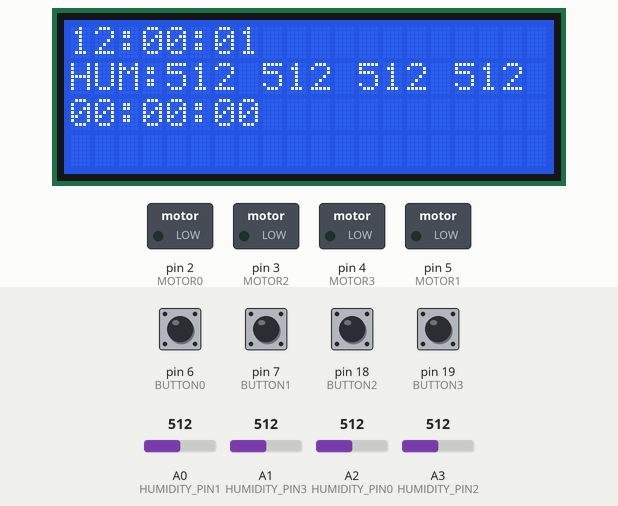
The sketch below on a simulated Arduino Uno, built with avr-gcc and run on an emulated ATmega328P. Parts: 20×4 character LCD, switched loads named in the sketch (green lamp = pin HIGH). The test bench sets the inputs (shaded band); at power-on: pin 6 (BUTTON0), pin 7 (BUTTON1), pin 18 (BUTTON2), pin 19 (BUTTON3) HIGH, A2 (HUMIDITY_PIN0) = 512, A0 (HUMIDITY_PIN1) = 512, A1 (HUMIDITY_PIN3) = 512, A3 (HUMIDITY_PIN2) = 512.

Above: at 1.2 s.
1.3 s: A2 (HUMIDITY_PIN0) set to 309
At 7.4 s:
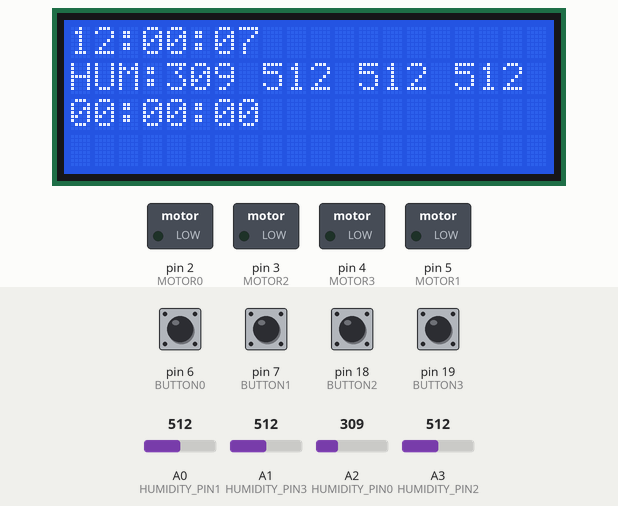
7.5 s: A2 (HUMIDITY_PIN0) set to 292
At 12.7 s:
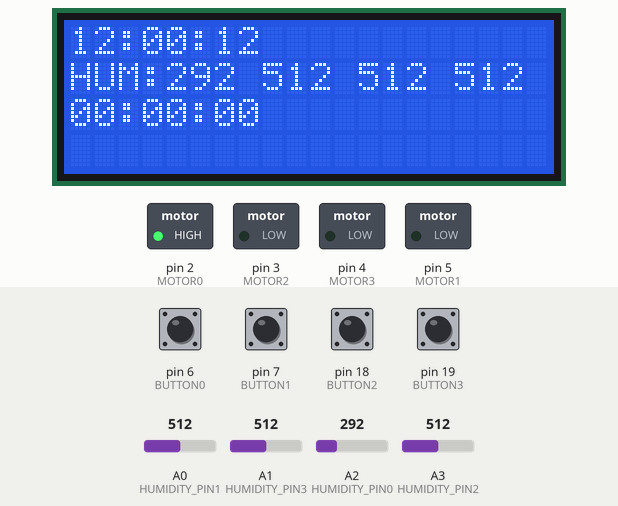
15.5 s: A0 (HUMIDITY_PIN1) set to 716
At 19.4 s:
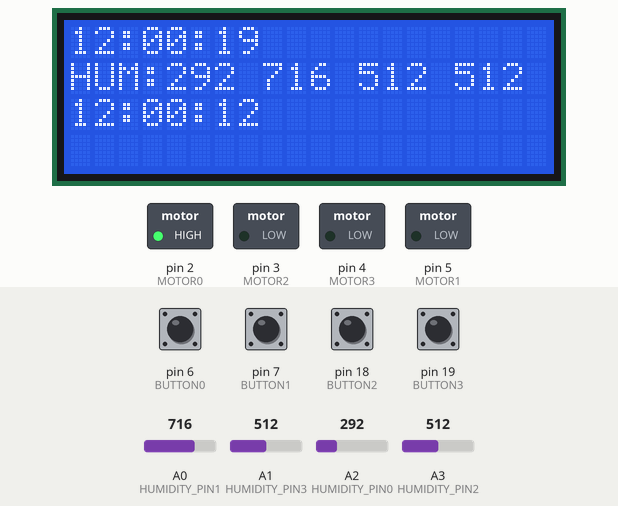
19.5 s: A1 (HUMIDITY_PIN3) set to 716
At 24.8 s:
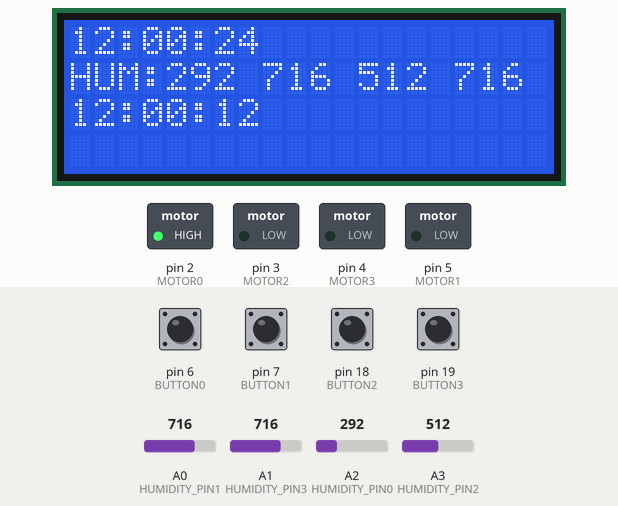
25.5 s: A3 (HUMIDITY_PIN2) set to 716
At 31.8 s:
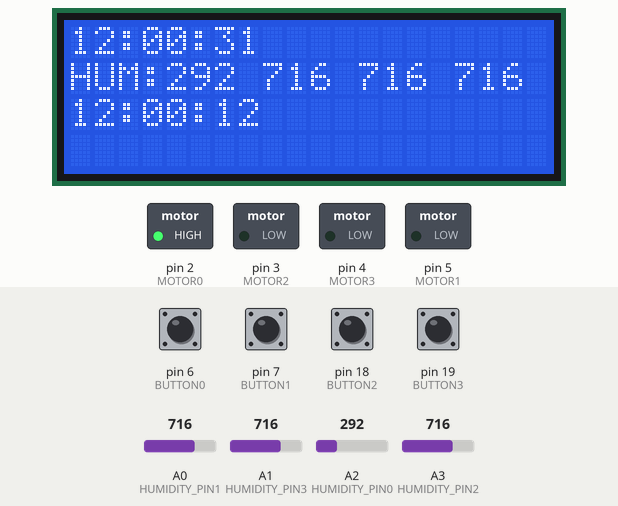
Timing chart, 0 to 34.0 s (numbered marks = the images above; inputs shaded):
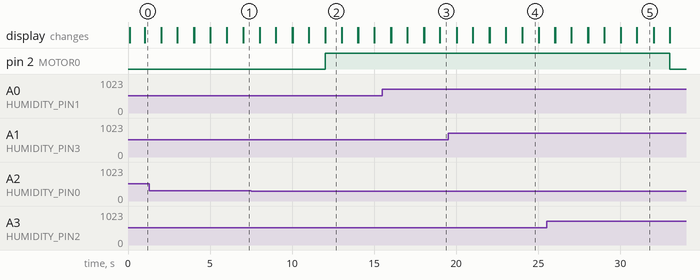

The sketch:

garpino.ino
```cpp
#include <Time.h>
#define TIME_MSG_LEN  11   // time sync to PC is HEADER followed by Unix time_t as ten ASCII digits
#define TIME_HEADER  'T'   // Header tag for serial time sync message
#define TIME_REQUEST  7    // ASCII bell character requests a time sync message
#define COMMAND_HEADER 'C'
#define COMMAND_START "START"
#define COMMAND_STOP "STOP"

//sensory analogowe, mierza wilgotnosc
#define HUMIDITY_PIN3  A1
#define HUMIDITY_PIN2  A3
#define HUMIDITY_PIN1  A0
#define HUMIDITY_PIN0  A2

//przyciski, dzialaja na pull down, zmacknuti-high
#define BUTTON2  18
#define BUTTON3  19
#define BUTTON0  6
#define BUTTON1  7

//silniczki
#define MOTOR0  2
#define MOTOR2  3
#define MOTOR3  4
#define MOTOR1  5

#include <LiquidCrystal.h>

const unsigned long DEFAULT_TIME = 1357041600; // Jan 1 2013

LiquidCrystal lcd(13, 12, 11, 10, 9, 8);

time_t measurement_time = 0;
time_t water_time = 0;
time_t display_time = 0;
time_t pumping_time = 0;

#define HOURS_8 8//28800000 //default interval for measurements
#define HUMIDITY_THRESHOLD 300 // below is to dry
static uint32_t measurmentInterval = 5;//28800;  in seconds!
static uint32_t waterInterval = 20; //in seconds, how long to pump water
static uint32_t displayInterval = 1; //in seconds
static uint32_t pumpingInterval = 3600; //how long to wait to next pumping, in seconds 60*60*12=43200

int a0, a1, a2, a3; //analog input humidity values

boolean isPumpingWater = false;

#define serialBufferSize 50
char inputBuffer[serialBufferSize];
int serialIndex = 0;


void setup() {
  setTime(DEFAULT_TIME);
  Serial.begin(57600);
  // set up the LCD's number of columns and rows:
  lcd.begin(20, 4);
  pinMode(BUTTON2, INPUT_PULLUP);
  pinMode(BUTTON1, INPUT_PULLUP);
  pinMode(BUTTON0, INPUT_PULLUP);
  pinMode(BUTTON3, INPUT_PULLUP);

  pinMode(MOTOR0, OUTPUT);
  pinMode(MOTOR1, OUTPUT);
  pinMode(MOTOR2, OUTPUT);
  pinMode(MOTOR3, OUTPUT);
}

void loop() {
  delay(10);

  if(checkSerial()) processCommand(inputBuffer);

  if( isPumpingWater == false ) {
    serveTheButtons();
  }

  time_t now_t = now();
  digitalClockLCD(now_t, 0);

  if(isTimeTo(&measurement_time, measurmentInterval)) {
    a0 = analogRead(HUMIDITY_PIN0);
    a1 = analogRead(HUMIDITY_PIN1);
    a2 = analogRead(HUMIDITY_PIN2);
    a3 = analogRead(HUMIDITY_PIN3);
  }

  if( isTimeTo(&display_time, displayInterval)) {
    lcd.clear();
    showLastMeasurement(a0,a1,a2,a3);
    digitalClockLCD(water_time, 2);
  }


  if((isTooDry(a0)) && isTimeTo(&pumping_time, pumpingInterval)) { //put the water not more often then pumpingInterval
      motorStart((int)MOTOR0);
      //motorStart((int)MOTOR1);
      //motorStart((int)MOTOR2);
      //motorStart((int)MOTOR3);
  }

  if (isPumpingWater && isTimeTo(&water_time, waterInterval)) { //put the water minimum the waterInterval
    motorStop((int)MOTOR0);
    //motorStop((int)MOTOR0);
    //motorStop((int)MOTOR0);
    //motorStop((int)MOTOR0);
  }

}//end loop


void motorStart(int motor_nr) {
  water_time = now();
  digitalWrite(motor_nr, HIGH); //put the water there
  isPumpingWater = true;
}

void motorStop(int motor_nr) {
  digitalWrite(motor_nr, LOW);
  isPumpingWater = false;
}


boolean isTooDry(int aHumidity) {
  if (  aHumidity < HUMIDITY_THRESHOLD ) {
    return true;
  }
  else {
    return false;
  }
}

boolean isTimeTo(time_t* last_time, uint32_t intervalTime) {
  time_t time_now = now();

  if( time_now >  (*last_time + intervalTime) ) { //all in seconds
    *last_time = time_now;
    return true;
  }
  return false;
}


void digitalClockLCD(time_t t, int row) {
  printLCDDigits(hour(t), 0, row);
  lcd.setCursor(2,row);
  lcd.print(":");
  printLCDDigits(minute(t), 3, row);
  lcd.setCursor(5, row);
  lcd.print(":");
  printLCDDigits(second(t), 6, row);
}

void showLastMeasurement(int a0, int a1, int a2,int a3) {
  lcd.setCursor(0,1);
  lcd.print("HUM:");

  lcd.setCursor(4,1);
  lcd.print(a0);
  lcd.setCursor(8,1);
  lcd.print(a1);
  lcd.setCursor(12,1);
  lcd.print(a2);
  lcd.setCursor(16,1);
  lcd.print(a3);
}

void digitalClockDisplay(){
  // digital clock display of the time
  Serial.print(hour());
  printDigits(minute());
  printDigits(second());
  Serial.print(" ");
  Serial.print(day());
  Serial.print(" ");
  Serial.print(month());
  Serial.print(" ");
  Serial.print(year());
  Serial.println();
}

void printDigits(int digits){
  // utility function for digital clock display: prints preceding colon and leading 0
  Serial.print(":");
  if(digits < 10)
    Serial.print('0');
  Serial.print(digits);
}

void printLCDDigits(int value, int column, int row) {
  if(value < 10 ) {
    lcd.setCursor(column, row);
    lcd.print("0");
    lcd.setCursor(column + 1, row);
    lcd.print(value);
  }
  else {
    lcd.setCursor(column, row);
    lcd.print(value);
  }
}

time_t requestSync()
{
  Serial.write(TIME_REQUEST);
  return 0; // the time will be sent later in response to serial mesg
}

void serveTheButtons() {
  if (digitalRead(BUTTON0)==LOW){
    //motorStart();//
    digitalWrite(MOTOR0, HIGH);
  }
  else{
    //motorStop();//
    digitalWrite(MOTOR0, LOW);
  }
  if (digitalRead(BUTTON1)==LOW){
    digitalWrite(MOTOR1, HIGH);
  }
  else{
    digitalWrite(MOTOR1, LOW);
  }
  if (digitalRead(BUTTON2)==LOW){
    digitalWrite(MOTOR2, HIGH);
  }
  else{
    digitalWrite(MOTOR2, LOW);
  }
  if (digitalRead(BUTTON3)==LOW){
    digitalWrite(MOTOR3, HIGH);
  }
  else{
    digitalWrite(MOTOR3, LOW);
  }
}

void processCommand(char * commandBuffer) {
  unsigned long pctime;
  String command;

  if(timeStatus() == timeNotSet || now() < DEFAULT_TIME ) {
    Serial.println("waiting for sync message");
  }

  if( commandBuffer[0] == TIME_HEADER) {
    commandBuffer++;
    pctime = strtoul(commandBuffer,NULL,10);
    if( pctime >= DEFAULT_TIME) { // check the integer is a valid time (greater than Jan 1 2013)
      setTime(pctime); // Sync Arduino clock to the time received on the serial port
      Serial.println("Time set");
    } else {
      Serial.println("waiting for sync message");
    }
  }
  else if ( commandBuffer[0] == COMMAND_HEADER) {
    commandBuffer++;
    if ( strcmp(commandBuffer, COMMAND_START) == 0 ) {
      motorStart((int)MOTOR0);
      Serial.println("Motor STARTed");
    }
    else if( strcmp(commandBuffer, COMMAND_STOP) == 0 ) {
      motorStop((int)MOTOR0);
      Serial.println("Motor STOPed");
    }
    else if(strcmp(commandBuffer, "GIVEHUM") == 0) {
      Serial.print(now());
      Serial.print(';');
      Serial.print(a0);
      Serial.print(';');
      Serial.print(a1);
      Serial.print(';');
      Serial.print(a2);
      Serial.print(';');
      Serial.print(a3);
      Serial.print('\n');
    }
  }
  else {
    Serial.print("Unknown command: ");
    Serial.println(commandBuffer);
  }
}

boolean checkSerial() {
  boolean isLineFound = false;
  while(Serial.available() > 0 ) {
    char charBuffer = Serial.read();
    if(charBuffer == '\n') {
      inputBuffer[serialIndex] = 0; //terminate the string
      isLineFound = (serialIndex > 0 );
      serialIndex = 0;
    }
    else if(charBuffer == '\r') {
      //ignore it?
    }
    else if ( serialIndex < serialBufferSize && isLineFound == false) {
      inputBuffer[serialIndex++] = charBuffer;
    }

  }
  return isLineFound;
}
```

Measured:
- the behaviour switches between 300 and 299 on A2 (HUMIDITY_PIN0) (found by bisection; images 1 and 2)
- after the input at 7.5 s, pin 2 (MOTOR0): LOW → HIGH after 4.5 s
- what the display in image 4 shows lasts 1.0 s, from 24.0 s to 25.0 s
